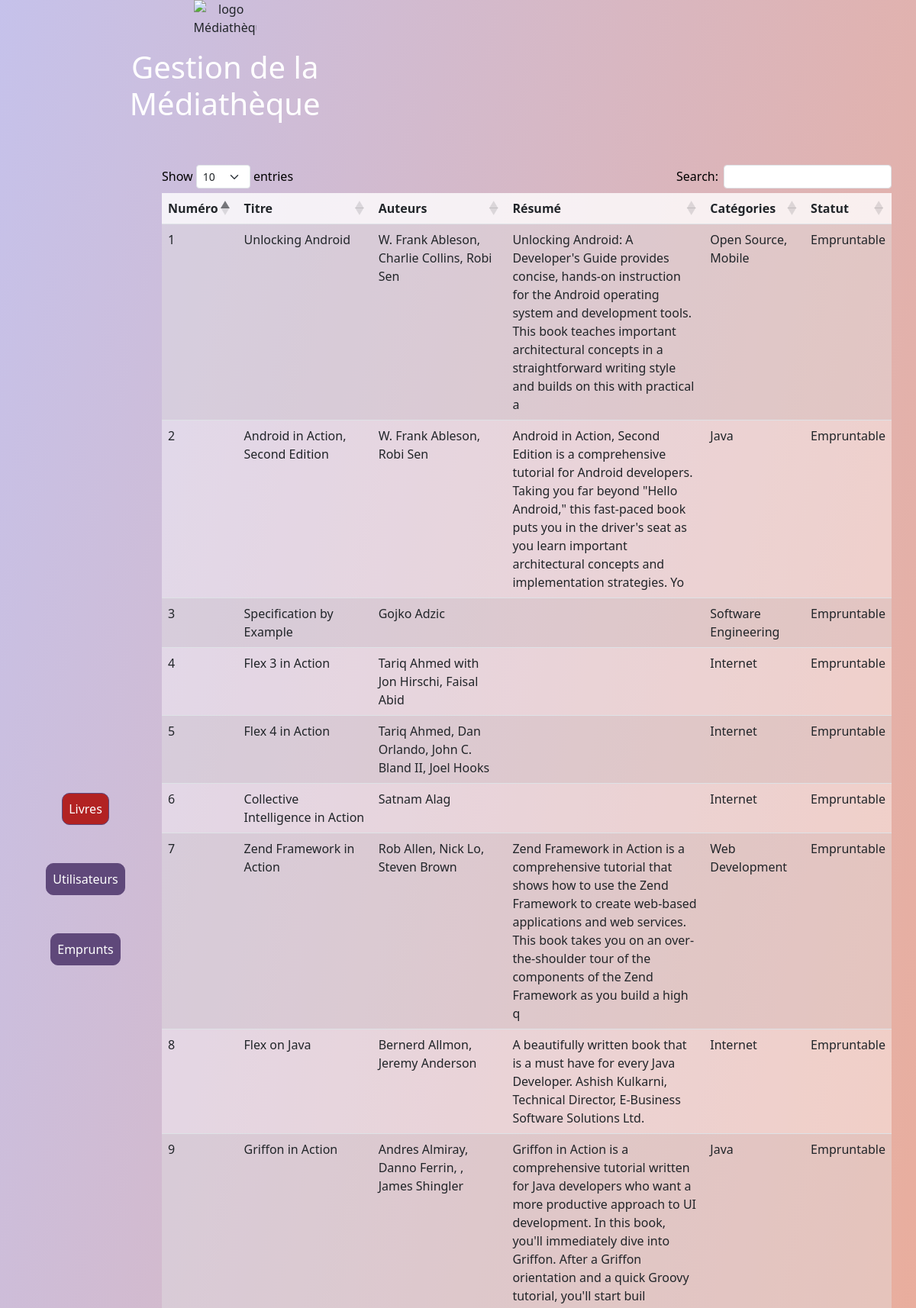
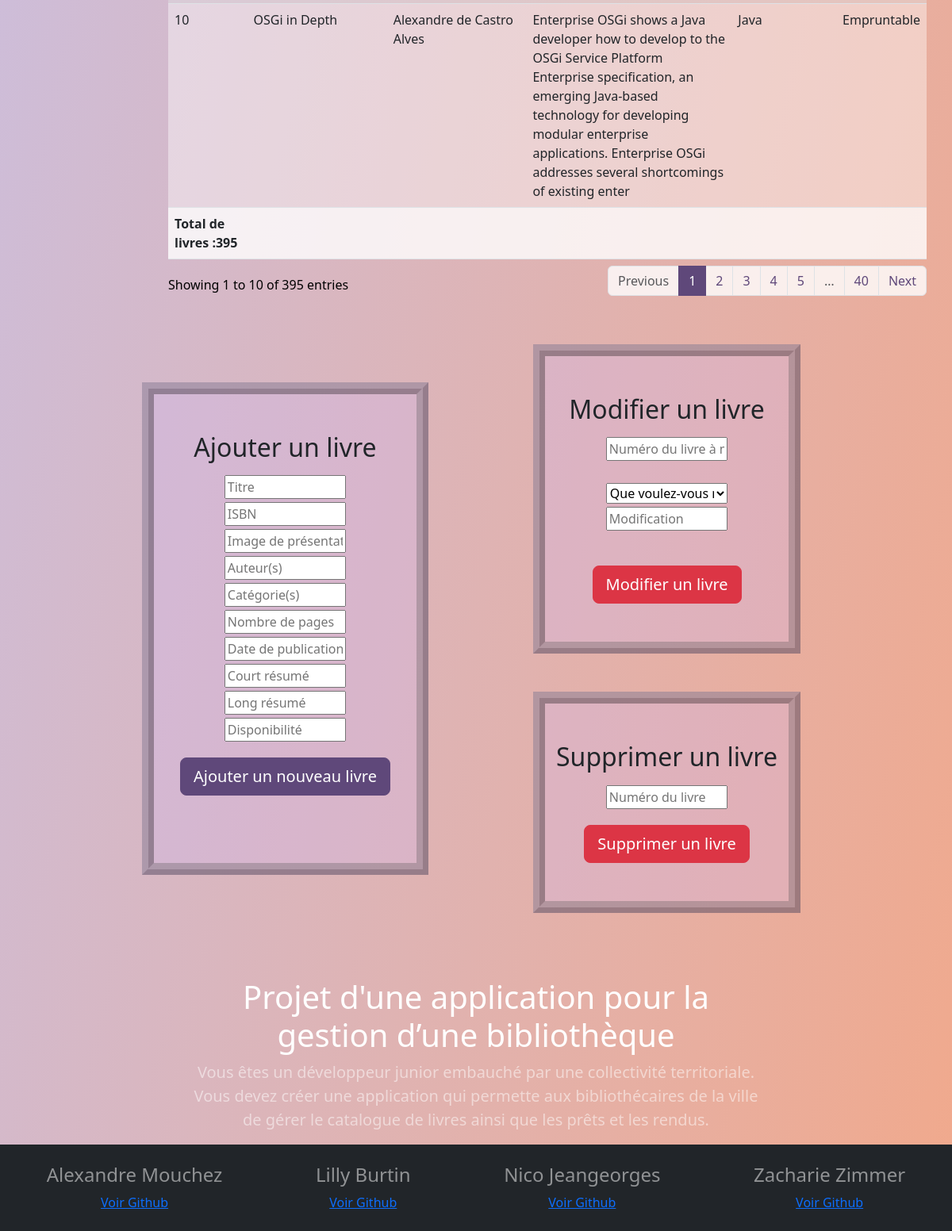
The page / on the database its author committed (2 pictures, top to bottom).
### tables this page shows
CREATE TABLE IF NOT EXISTS `t_books` (
  `title` varchar(255) NOT NULL,
  `isbn` bigint NOT NULL,
  `pageCount` int NOT NULL,
  `publishedDate` date NOT NULL,
  `thumbnailUrl` varchar(255) NOT NULL,
  `shortDescription` varchar(255) NOT NULL,
  `longDescription` varchar(255) NOT NULL,
  `authors` varchar(255) NOT NULL,
  `categories` varchar(255) NOT NULL,
  `IsAvailable` tinyint(1) NOT NULL,
  `id_book` int NOT NULL AUTO_INCREMENT,
  PRIMARY KEY (`id_book`)
);

### dao.php (called while the page is built, shortened)
<?php
class DAO
{
	private $host = "127.0.0.1";
	private $user = "root";
	private $password = "";
	private $database = "bibliotheque";
	private $charset = "utf8";
	private $bdd;
	public function connexion()
	{
		try {
			$this->bdd = new PDO('mysql:host=' . $this->host . ';dbname=' . $this->database . ';charset=' . $this->charset, $this->user, $this->password);
		} catch (Exception $e) {
			$this->error = 'Erreur : ' . $e->getMessage();
		}
	}
	public function getResults($query)
	{
		$stmt = $this->bdd->query($query);
		if (!$stmt) {
			$this->error = $this->bdd->errorInfo();
			return false;
		} else {
			return $stmt->fetchAll();
		}
	}
	public function getBooks()
	{
		$sql = "SELECT
				`title`,
				`isbn`,
				`pageCount`,
				`publishedDate`,
				`thumbnailUrl`,
				`shortDescription`,
				`longDescription`,
				`authors`,
				`categories`,
				`IsAvailable`,
				`id_book`
		FROM
			`t_books`";
		return $this->getResults($sql);
	}
}

### index.php (the view, shortened to what this page needs)
<!DOCTYPE html>
<html lang="en">
<head>
    <link rel="stylesheet" href="https://cdnjs.cloudflare.com/ajax/libs/twitter-bootstrap/5.3.0/css/bootstrap.min.css" />
    <link rel="stylesheet" href="https://cdn.datatables.net/1.13.7/css/dataTables.bootstrap5.min.css" />
    <link rel="stylesheet" href="https://cdn.datatables.net/responsive/2.5.0/css/responsive.bootstrap5.min.css" />
    <link rel="stylesheet" type="text/css" href="style.css">
</head>
<body>
    <header>
        <div class="d-flex flex-row container text-center">
            <div class="row justify-content-center">
                <div class="col-md-8">
                    <img src="monogram-2670684_1280.png" alt="logo Médiathèque" class="custom-img">
                    <h1 class="fw-light mt-3 text-white">
                        Gestion de la Médiathèque
                    </h1>
                </div>
            </div>
        </div>
    </header>
    <?php
    require_once("dao.php");
    $dao = new DAO();
    $dao->connexion();
    $books = $dao->getBooks();
    ?>
    <div class="container-fluid">
        <div class="row">
            <div class="col-md-2 d-flex flex-row flex-md-column align-items-center my-auto justify-content-center">
                <div class="form-check mt-5">
                    <label class="form-check-label custom-radio-label active" for="books">Livres</label>
                </div>
                <div class="form-check mt-5">
                    <label class="form-check-label custom-radio-label" for="users">Utilisateurs</label>
                </div>
                <div class="form-check mt-5">
                    <label class="form-check-label custom-radio-label" for="borrows">Emprunts</label>
                </div>
            </div>
            <div id="table-container" class="col-md-10 mt-5">
                <table id="table_livre" class="table table-striped display custom-table" style="width:100%">
                    <thead id="thead">
                        <th id="0">Numéro</th>
                        <th id="1">Titre</th>
                        <th id="2">Auteurs</th>
                        <th id="3">Résumé</th>
                        <th id="4">Catégories</th>
                        <th id="5">Statut</th>
                    </thead>
                    <tbody id="tbody">
                        <?php foreach ($books as $row) : ?>
                            <tr>
                                <td><?php echo $row['id_book']; ?></td>
                                <td><?php echo $row['title']; ?></td>
                                <td><?php echo $row['authors']; ?></td>
                                <td><?php echo $row['shortDescription']; ?></td>
                                <td> <?php echo $row['categories']; ?> </td>
                                <td><?php echo ($row['IsAvailable'] == 0) ? "Emprunté" : "Empruntable"; ?></td>
                            </tr>
                        <?php endforeach; ?>
                    </tbody>
                    <tfoot id="tfoot">
                        <th></th>
                        <th></th>
                        <th></th>
                        <th></th>
                        <th></th>
                        <th></th>
                    </tfoot>
                </table>
            </div>
        </div>
        <div class="row" id="formulaires">
            <div id="caseAddBook" class="col-xl-4 my-5">
                <h2 class="mt-5 mb-3">Ajouter un livre</h2>
                <input type="text" id="title" name="title" class="mb-1 w-50 mx-auto d-block" placeholder="Titre">
                <input type="text" id="isbn" name="isbn" class="mb-1 w-50 mx-auto d-block" placeholder="ISBN">
                <input type="text" id="thumbnailUrl" name="thumbnailUrl" class="mb-1 w-50 mx-auto d-block" placeholder="Image de présentation">
                <input type="text" id="authors" name="authors" class="mb-1 w-50 mx-auto d-block" placeholder="Auteur(s)">
                <input type="text" id="categories" name="categories" class="mb-1 w-50 mx-auto d-block" placeholder="Catégorie(s)">
                <input type="text" id="pageCount" name="pageCount" class="mb-1 w-50 mx-auto d-block" placeholder="Nombre de pages">
                <input type="text" id="publishedDate" name="publishedDate" class="mb-1 w-50 mx-auto d-block" placeholder="Date de publication">
                <input type="text" id="shortDescription" name="shortDescription" class="mb-1 w-50 mx-auto d-block" placeholder="Court résumé">
                <input type="text" id="longDescription" name="longDescription" class="mb-1 w-50 mx-auto d-block" placeholder="Long résumé">
                <input type="text" id="IsAvailable" name="IsAvailable" class="mb-1 w-50 mx-auto d-block" placeholder="Disponibilité">
                <input type="submit" id="addBook" class="btn btn-lg btn-primary mt-3 mb-5" value="Ajouter un nouveau livre">
            </div>
            <div id="caseModifAndSuppr" class="col-xl-4">
                <div id="caseModif" class="col my-auto mb-5">
                    <h2 class="mt-5 mb-3">Modifier un livre</h2>
                    <input type="text" name="reference" id="inputModif" class="mb-1 w-50 mx-auto d-block" placeholder="Numéro du livre à modifier"><br>
                    <select name="modificationType" id="modificationType" class="mb-1 w-50 mx-auto d-block">
                        <option value="modif" selected disabled>Que voulez-vous modifier ?</option>
                    </select>
                    <input type="text" id="modification" name="modification" class="mb-1 w-50 mx-auto d-block" placeholder="Modification"><br>
                    <button id="modifier" class="btn btn-lg btn-danger mt-3 mb-5" for="modifier">Modifier un livre</button><br>
                </div>
                <div id="caseSuppr" class="col my-auto">
                    <h2 class="mt-5 mb-3">Supprimer un livre</h2>
                    <input type="text" name="supprimer" id="inputSupr" class="mb-1 w-50 mx-auto d-block" placeholder="Numéro du livre">
                    <button id="supprimer" class="btn btn-lg btn-danger mt-3 mb-5" for="supprimer">Supprimer un livre</button>
                </div>
            </div>
        </div>
        <div class="d-flex flex-column container text-center">
            <div class="row justify-content-center">
                <div class="col-md-8">
                    <h1 class="fw-light mt-4 text-white">
                        Projet d'une application pour la gestion d’une bibliothèque
                    </h1>
                    <p class="lead text-white-50">
                        Vous êtes un développeur junior embauché par une collectivité territoriale. Vous devez créer une
                        application qui permette aux bibliothécaires de la ville de gérer le catalogue de livres ainsi que les
                        prêts et les rendus.
                    </p>
                </div>
            </div>
        </div>
    </div>
    <footer id="sticky-footer" class="flex-shrink-0 py-4 bg-dark text-white-50">
        <div id="participants" class="d-flex flex-row  justify-content-around">
            <div class="text-center">
                <h4>Alexandre Mouchez</h4>
                <a target="#" href="https://github.com/AlexMouchez">Voir Github</a>
            </div>
            <div class="text-center">
                <h4>Lilly Burtin</h4>
                <a target="#" href="https://github.com/Lillyfoks">Voir Github</a>
            </div>
            <div class="text-center">
                <h4>Nico Jeangeorges</h4>
                <a target="#" href="https://github.com/toki54">Voir Github</a>
            </div>
            <div class="text-center">
                <h4>Zacharie Zimmer</h4>
                <a target="#" href="https://github.com/ZacZim">Voir Github</a>
            </div>
        </div>
    </footer>
</body>
</html>

### style.css (style rules this page uses)
body { background: linear-gradient(102deg, rgba(64,52,188,0.3), rgba(226,84,27,0.5)); }
#formulaires { display: flex; justify-content: space-evenly; flex-wrap: wrap; flex-direction: row; padding: 5%; }
#caseModif, #caseAddBook, #caseAddUser, #caseSuppr, #caseBorrow, #caseReturn { border: 4mm ridge hsla(0, 0%, 0%, 0.3) !important; background-color: #ceb6f549; text-align: center !important; }
#table_livre tbody tr td { background-color: rgba(255, 255, 255, 0.4); }
#table_livre thead tr th, #table_livre tfoot tr th { background-color: rgba(255, 255, 255, 0.8); }
.btn-primary { background-color: #5f487a; border-color: #5f487a; }
#table-container { margin-top: 150px; }
.custom-table { padding-right: 20px; color: firebrick; }
.custom-img { max-width: 25%; height: auto; }

### rows shown on the page
t_books: id_book "1", title "Unlocking Android", authors "W. Frank Ableson, Charlie Collins, Robi Sen", shortDescription "Unlocking Android: A Developer's Guide provides concise, hands-on instruction for the Android operating system and development tools. This book teaches important architectural concepts in a straightforward writing style and builds on this with practical a", categories "Open Source, Mobile", IsAvailable "Empruntable"
t_books: id_book "2", title "Android in Action, Second Edition", authors "W. Frank Ableson, Robi Sen", shortDescription "Android in Action, Second Edition is a comprehensive tutorial for Android developers. Taking you far beyond \"Hello Android,\" this fast-paced book puts you in the driver's seat as you learn important architectural concepts and implementation strategies. Yo", categories "Java", IsAvailable "Empruntable"
t_books: id_book "3", title "Specification by Example", authors "Gojko Adzic", categories "Software Engineering", IsAvailable "Empruntable"
t_books: id_book "4", title "Flex 3 in Action", authors "Tariq Ahmed with Jon Hirschi, Faisal Abid", categories "Internet", IsAvailable "Empruntable"
t_books: id_book "5", title "Flex 4 in Action", authors "Tariq Ahmed, Dan Orlando, John C. Bland II, Joel Hooks", categories "Internet", IsAvailable "Empruntable"
t_books: id_book "6", title "Collective Intelligence in Action", authors "Satnam Alag", categories "Internet", IsAvailable "Empruntable"
t_books: id_book "7", title "Zend Framework in Action", authors "Rob Allen, Nick Lo, Steven Brown", shortDescription "Zend Framework in Action is a comprehensive tutorial that shows how to use the Zend Framework to create web-based applications and web services. This book takes you on an over-the-shoulder tour of the components of the Zend Framework as you build a high q", categories "Web Development", IsAvailable "Empruntable"
t_books: id_book "8", title "Flex on Java", authors "Bernerd Allmon, Jeremy Anderson", shortDescription "A beautifully written book that is a must have for every Java Developer. Ashish Kulkarni, Technical Director, E-Business Software Solutions Ltd.", categories "Internet", IsAvailable "Empruntable"
t_books: id_book "9", title "Griffon in Action", authors "Andres Almiray, Danno Ferrin, , James Shingler", shortDescription "Griffon in Action is a comprehensive tutorial written for Java developers who want a more productive approach to UI development. In this book, you'll immediately dive into Griffon. After a Griffon orientation and a quick Groovy tutorial, you'll start buil", categories "Java", IsAvailable "Empruntable"
t_books: id_book "10", title "OSGi in Depth", authors "Alexandre de Castro Alves", shortDescription "Enterprise OSGi shows a Java developer how to develop to the OSGi Service Platform Enterprise specification, an emerging Java-based technology for developing modular enterprise applications. Enterprise OSGi addresses several shortcomings of existing enter", categories "Java", IsAvailable "Empruntable"
